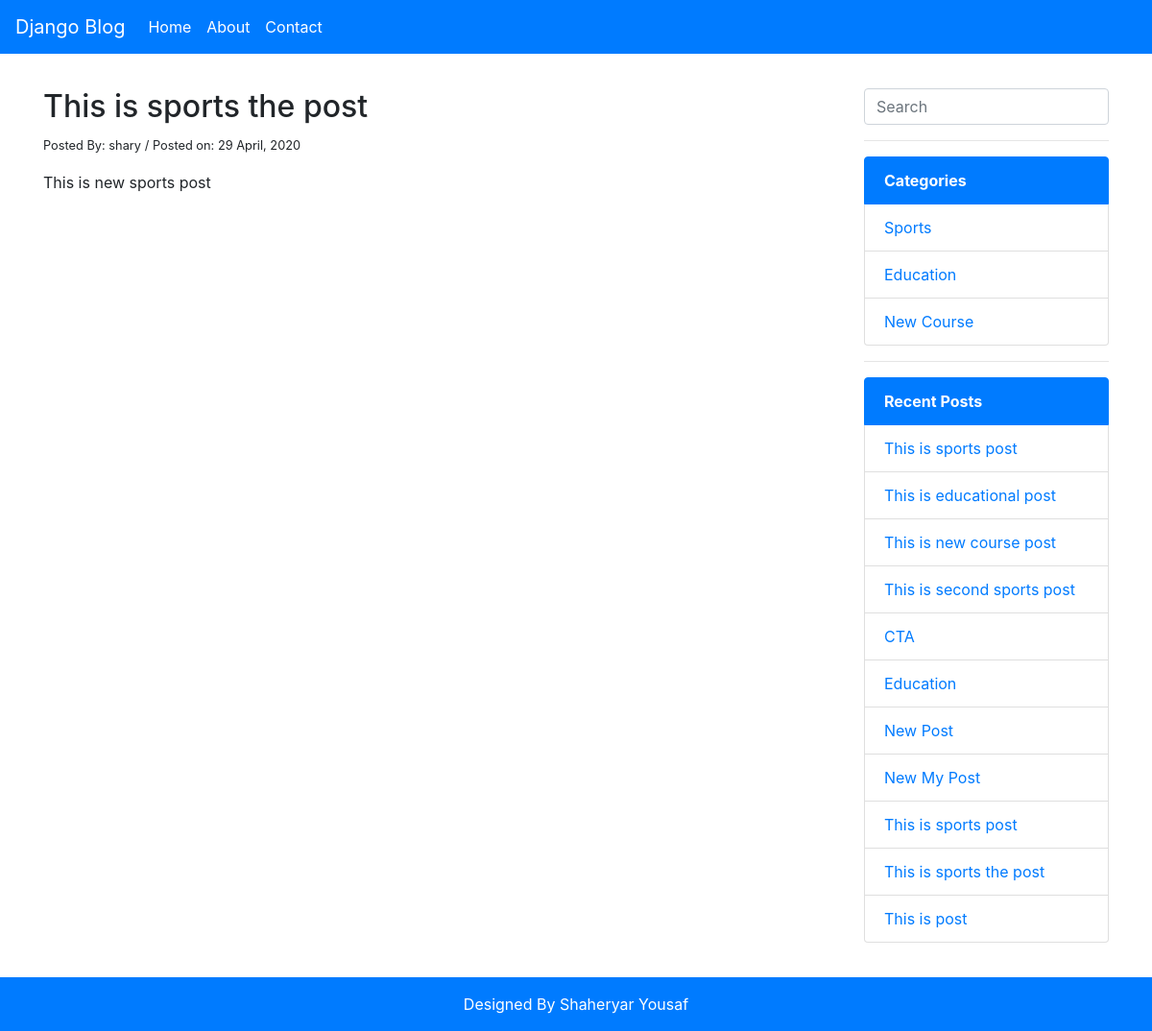
The page /blog/this-is-sports-the-post on the database its author committed.
### posts/models.py (models this page shows, shortened)
class Post(models.Model):
    category = models.ForeignKey(Category, on_delete=models.DO_NOTHING, related_name='category_set')
    title = models.CharField(max_length=200)
    description = RichTextField()
    is_published = models.BooleanField(default=True)
    author = models.ForeignKey(User, on_delete=models.DO_NOTHING)
    meta_title = models.CharField(max_length=200, blank=True)
    meta_description = models.TextField(blank=True)
    slug = models.SlugField(unique=True, blank=True)
    created_at = models.DateTimeField(auto_now_add=True)
    updated_at = models.DateTimeField(auto_now=True)

class Category(models.Model):
    title = models.CharField(max_length=200)
    meta_title = models.CharField(max_length=200, blank=True)
    meta_description = models.TextField(blank=True)
    slug = models.SlugField(unique=True, blank=True)
    created_at = models.DateTimeField(auto_now_add=True)
    updated_at = models.DateTimeField(auto_now=True)
    class Meta:
        verbose_name = 'Category'
        verbose_name_plural = 'Categories'

### posts/views.py (the view)
# urls.py: path('', views.index, name='contact'),
def index(request, slug):
	post = Post.objects.get(slug=slug)
	categories = Category.objects.all()
	posts = Post.objects.all().filter(is_published=True)
	context = {
		'post': post,
		'categories': categories,
		'posts': posts
	}
	return render(request, 'posts/single.html', context)
	pass

### templates/posts/single.html (shortened to what this page needs)
{% extends 'base.html' %}
{% block content %}
    <div class="col-lg-9 col-xs-12">
        <div class="single-article">
            <h2>{{post.title}}</h2>
            <small>Posted By: {{ post.author }}  / Posted on: {{ post.created_at | date:"d F, Y" }}</small>
            <p>{{post.description | safe}}</p>
        </div>
    </div>
    <div class="col-lg-3 col-xs-12">
        {% include 'partials/sidebar.html' %}
    </div>
{% endblock %}

### templates/partials/sidebar.html (shortened to what this page needs)
<aside>
	<form action="{% url 'search' %}">
	    <input type="search" name="keywords" placeholder="Search" class="form-control" />
	</form>
    <hr />
    <ul class="list-group">
    	<li class="list-group-item active"><b>Categories</b></li>
    	{% if categories %}
    		{% for category in categories %}
    			<li class="list-group-item"><a href="{% url 'category' category.slug %}">{{ category.title }}</a></li>
    		{% endfor %}
    	{% else %}
    		No Categories
    	{% endif %}
    </ul>
    <hr />
    <ul class="list-group">
    	<li class="list-group-item active"><b>Recent Posts</b></li>
    	{% if posts %}
    		{% for post in posts %}
    			<li class="list-group-item"><a href="{% url 'index' post.slug %}">{{post.title}}</a></li>
    		{% endfor %}
    	{% else %}
    		No Posts
    	{% endif %}
    </ul>
</aside>

### blog/static/css/style.css (style rules this page uses)
p { margin-top: 1rem !important; }
ul li a, ul li a:hover { text-decoration: none; }

### rows shown on the page
Post: title "This is sports the post", author "shary", created_at "29 April, 2020", description "This is new sports post"
Category: title "Sports"
Category: title "Education"
Category: title "New Course"
Post: title "This is sports post"
Post: title "This is educational post"
Post: title "This is new course post"
Post: title "This is second sports post"
Post: title "CTA"
Post: title "Education"
Post: title "New Post"
Post: title "New My Post"
Post: title "This is sports post"
Post: title "This is post"
